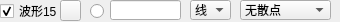
                   <widget class="QWidget" name="widget_15" native="true">
                    <property name="minimumSize">
                     <size>
                      <width>0</width>
                      <height>22</height>
                     </size>
                    </property>
                    <property name="maximumSize">
                     <size>
                      <width>16777215</width>
                      <height>22</height>
                     </size>
                    </property>
                    <widget class="QLineEdit" name="txtValueCurve15">
                     <property name="geometry">
                      <rect>
                       <x>110</x>
                       <y>0</y>
                       <width>71</width>
                       <height>20</height>
                      </rect>
                     </property>
                     <property name="text">
                      <string/>
                     </property>
                    </widget>
                    <widget class="QRadioButton" name="rdoBoldCurve15">
                     <property name="geometry">
                      <rect>
                       <x>90</x>
                       <y>3</y>
                       <width>16</width>
                       <height>16</height>
                      </rect>
                     </property>
                     <property name="text">
                      <string/>
                     </property>
                     <property name="checked">
                      <bool>false</bool>
                     </property>
                    </widget>
                    <widget class="QCheckBox" name="chkVisibleCurve15">
                     <property name="geometry">
                      <rect>
                       <x>0</x>
                       <y>3</y>
                       <width>60</width>
                       <height>16</height>
                      </rect>
                     </property>
                     <property name="text">
                      <string>波形15</string>
                     </property>
                     <property name="checked">
                      <bool>true</bool>
                     </property>
                    </widget>
                    <widget class="QPushButton" name="btnColourCurve15">
                     <property name="geometry">
                      <rect>
                       <x>60</x>
                       <y>0</y>
                       <width>21</width>
                       <height>21</height>
                      </rect>
                     </property>
                     <property name="text">
                      <string/>
                     </property>
                    </widget>
                    <widget class="QComboBox" name="cmbLineStyle15">
                     <property name="geometry">
                      <rect>
                       <x>190</x>
                       <y>0</y>
                       <width>41</width>
                       <height>20</height>
                      </rect>
                     </property>
                     <property name="currentIndex">
                      <number>1</number>
                     </property>
                     <item>
                      <property name="text">
                       <string>点</string>
                      </property>
                     </item>
                     <item>
                      <property name="text">
                       <string>线</string>
                      </property>
                     </item>
                     <item>
                      <property name="text">
                       <string>左</string>
                      </property>
                     </item>
                     <item>
                      <property name="text">
                       <string>右</string>
                      </property>
                     </item>
                     <item>
                      <property name="text">
                       <string>中</string>
                      </property>
                     </item>
                     <item>
                      <property name="text">
                       <string>积</string>
                      </property>
                     </item>
                    </widget>
                    <widget class="QComboBox" name="cmbScatterStyle15">
                     <property name="geometry">
                      <rect>
                       <x>240</x>
                       <y>0</y>
                       <width>91</width>
                       <height>20</height>
                      </rect>
                     </property>
                     <property name="focusPolicy">
                      <enum>Qt::WheelFocus</enum>
                     </property>
                     <property name="maxVisibleItems">
                      <number>20</number>
                     </property>
                     <item>
                      <property name="text">
                       <string>无散点</string>
                      </property>
                      <property name="icon">
                       <iconset resource="res.qrc">
                        <normaloff>:/pic/ssNone.png</normaloff>:/pic/ssNone.png</iconset>
                      </property>
                     </item>
                     <item>
                      <property name="text">
                       <string>x形</string>
                      </property>
                      <property name="icon">
                       <iconset resource="res.qrc">
                        <normaloff>:/pic/ssCross.png</normaloff>:/pic/ssCross.png</iconset>
                      </property>
                     </item>
                     <item>
                      <property name="text">
                       <string>+形</string>
                      </property>
                      <property name="icon">
                       <iconset resource="res.qrc">
                        <normaloff>:/pic/ssPlus.png</normaloff>:/pic/ssPlus.png</iconset>
                      </property>
                     </item>
                     <item>
                      <property name="text">
                       <string>空心圆</string>
                      </property>
                      <property name="icon">
                       <iconset resource="res.qrc">
                        <normaloff>:/pic/ssCircle.png</normaloff>:/pic/ssCircle.png</iconset>
                      </property>
                     </item>
                     <item>
                      <property name="text">
                       <string>实心圆</string>
                      </property>
                      <property name="icon">
                       <iconset resource="res.qrc">
                        <normaloff>:/pic/ssDisc.png</normaloff>:/pic/ssDisc.png</iconset>
                      </property>
                     </item>
                     <item>
                      <property name="text">
                       <string>矩形</string>
                      </property>
                      <property name="icon">
                       <iconset resource="res.qrc">
                        <normaloff>:/pic/ssSquare.png</normaloff>:/pic/ssSquare.png</iconset>
                      </property>
                     </item>
                     <item>
                      <property name="text">
                       <string>菱形</string>
                      </property>
                      <property name="icon">
                       <iconset resource="res.qrc">
                        <normaloff>:/pic/ssDiamond.png</normaloff>:/pic/ssDiamond.png</iconset>
                      </property>
                     </item>
                     <item>
                      <property name="text">
                       <string>星形</string>
                      </property>
                      <property name="icon">
                       <iconset resource="res.qrc">
                        <normaloff>:/pic/ssStar.png</normaloff>:/pic/ssStar.png</iconset>
                      </property>
                     </item>
                     <item>
                      <property name="text">
                       <string>正三角</string>
                      </property>
                      <property name="icon">
                       <iconset resource="res.qrc">
                        <normaloff>:/pic/ssTriangle.png</normaloff>:/pic/ssTriangle.png</iconset>
                      </property>
                     </item>
                     <item>
                      <property name="text">
                       <string>倒三角</string>
                      </property>
                      <property name="icon">
                       <iconset resource="res.qrc">
                        <normaloff>:/pic/ssTriangleInverted.png</normaloff>:/pic/ssTriangleInverted.png</iconset>
                      </property>
                     </item>
                     <item>
                      <property name="text">
                       <string>x框</string>
                      </property>
                      <property name="icon">
                       <iconset resource="res.qrc">
                        <normaloff>:/pic/ssCrossSquare.png</normaloff>:/pic/ssCrossSquare.png</iconset>
                      </property>
                     </item>
                     <item>
                      <property name="text">
                       <string>+框</string>
                      </property>
                      <property name="icon">
                       <iconset resource="res.qrc">
                        <normaloff>:/pic/ssPlusSquare.png</normaloff>:/pic/ssPlusSquare.png</iconset>
                      </property>
                     </item>
                     <item>
                      <property name="text">
                       <string>x圆</string>
                      </property>
                      <property name="icon">
                       <iconset resource="res.qrc">
                        <normaloff>:/pic/ssCrossCircle.png</normaloff>:/pic/ssCrossCircle.png</iconset>
                      </property>
                     </item>
                     <item>
                      <property name="text">
                       <string>+圆</string>
                      </property>
                      <property name="icon">
                       <iconset resource="res.qrc">
                        <normaloff>:/pic/ssPlusCircle.png</normaloff>:/pic/ssPlusCircle.png</iconset>
                      </property>
                     </item>
                     <item>
                      <property name="text">
                       <string>和平</string>
                      </property>
                      <property name="icon">
                       <iconset resource="res.qrc">
                        <normaloff>:/pic/ssPeace.png</normaloff>:/pic/ssPeace.png</iconset>
                      </property>
                     </item>
                    </widget>
                   </widget>
